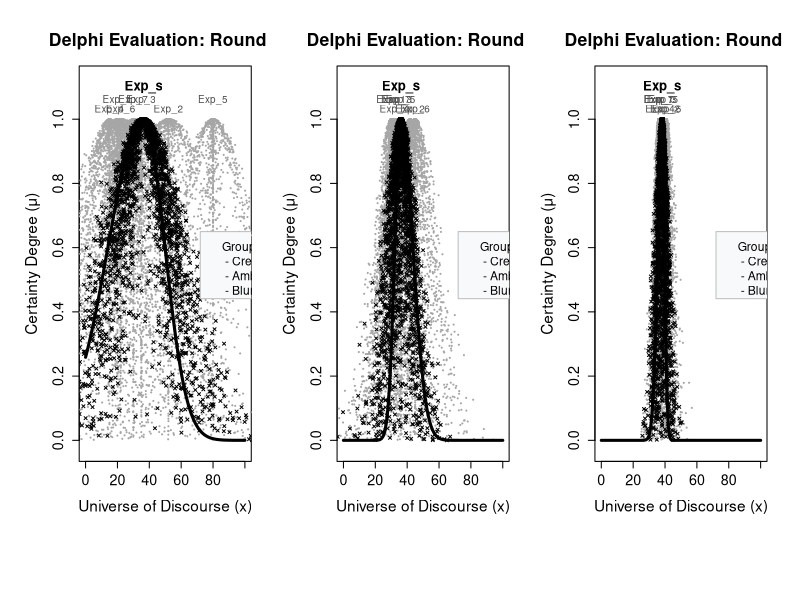
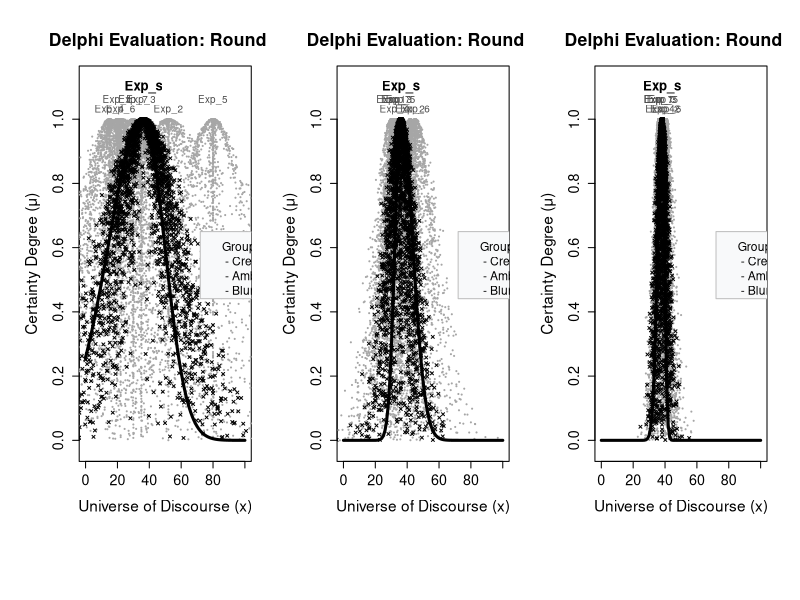
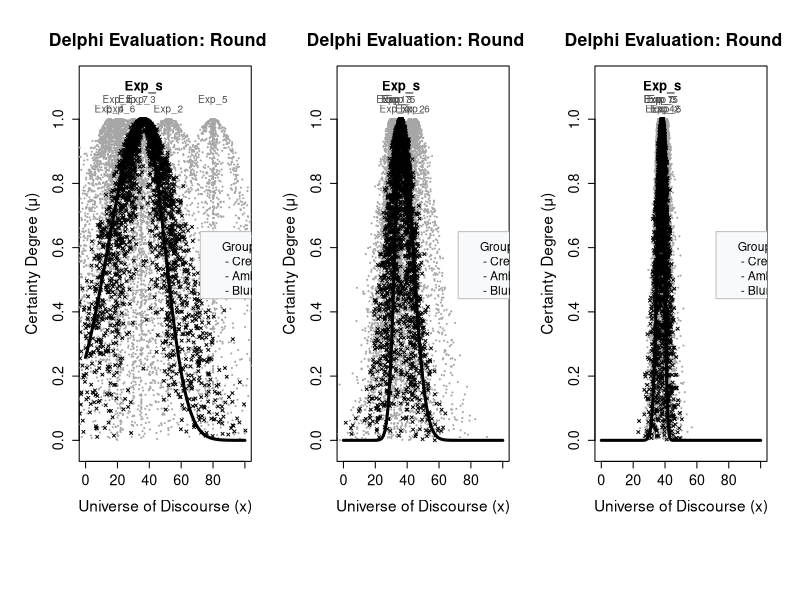

Generate these figures, in order, with R:
# ==============================================================================
# GENERALIZED CLOUD MODEL DEVELOPMENT TOOLKIT FOR DELPHI STUDIES (MULTILINGUAL)
# ==============================================================================
# Copyright (c) 2026 Miguel Cruz Ramírez & Antonio Nariño University (Bogotá)
#
# Permission is hereby granted, free of charge, to any person obtaining a copy
# of this software and associated documentation files (the "Software"), to deal
# in the Software without restriction, including without limitation the rights
# to use, copy, modify, merge, publish, distribute, sublicense, and/or sell
# copies of the Software, and to permit persons to whom the Software is
# furnished to do so, subject to the following conditions:
#
# The above copyright notice and this permission notice shall be included in all
# copies or substantial portions of the Software.
#
# THE SOFTWARE IS PROVIDED "AS IS", WITHOUT WARRANTY OF ANY KIND, EXPRESS OR
# IMPLIED, INCLUDING BUT NOT LIMITED TO THE WARRANTIES OF MERCHANTABILITY,
# FITNESS FOR A PARTICULAR PURPOSE AND NONINFRINGEMENT. IN NO EVENT SHALL THE
# AUTHORS OR COPYRIGHT HOLDERS BE LIABLE FOR ANY CLAIM, DAMAGES OR OTHER
# LIABILITY, WHETHER IN AN ACTION OF CONTRACT, TORT OR OTHERWISE, ARISING FROM,
# OUT OF OR IN CONNECTION WITH THE SOFTWARE OR THE USE OR OTHER DEALINGS IN THE
# SOFTWARE.
# ==============================================================================
# DATA INPUT DYNAMICS (Expert Vector Structure):
#   Each Delphi round must be structured as a continuous linear vector where 
#   individual expert responses are sequentially grouped in 4-value blocks 
#   in the following strict order:
#                  [Minimum, Maximum, Crest (Ex), Confidence/Security].
#   The framework dynamically computes the total number of experts by dividing 
#   the total vector length by 4. It is highly recommended to execute two or 
#   three rounds at most. The core system natively supports three languages: 
#   Spanish ("es"), English ("en"), and Portuguese ("pt"). If an unindexed 
#   language code is requested, the system safely falls back to English 
#   to prevent fatal runtime disruptions.
# ==============================================================================

# GLOBAL TRANSLATION DICTIONARY
.CloudDelphi_I18N <- list(
  es = list(
    error_empty   = "Error: La lista de rondas (RoundsList) no puede estar vacía.",
    success_msg   = "ÉXITO: ¡El panel de control del Framework Cloud Delphi se ha exportado correctamente!",
    metrics_round = ">>> MÉTRICAS PARA LA RONDA %d <<<",
    univ_dis_x    = "Universo de Discurso (x)",
    cert_degree   = "Grado de Certeza (μ)",
    delphi_eval   = "Evaluación Delphi: Ronda %d",
    group_stats   = "Métricas de Consenso Grupal:\n - Cresta (Ex): %s\n - Ambigüedad (En): %s\n - Borrosidad (He): %s",
    leg_indiv     = "Nubes de Expertos Individuales (Empírico)",
    leg_synth     = "Nube Sintética Colectiva (Gotas Grupales)",
    leg_profile   = "Perfil Esperado Colectivo (Modelo Matemático)"
  ),
  en = list(
    error_empty   = "Error: The RoundsList cannot be empty.",
    success_msg   = "SUCCESS: Unified Cloud Delphi Framework Dashboard Successfully Exported!",
    metrics_round = ">>> METRICS FOR ROUND %d <<<",
    univ_dis_x    = "Universe of Discourse (x)",
    cert_degree   = "Certainty Degree (μ)",
    delphi_eval   = "Delphi Evaluation: Round %d",
    group_stats   = "Group Consensus Metrics:\n - Crest (Ex): %s\n - Ambiguity (En): %s\n - Blurriness (He): %s",
    leg_indiv     = "Individual Expert Clouds (Empirical)",
    leg_synth     = "Collective Synthetic Cloud (Group Drops)",
    leg_profile   = "Collective Expected Profile (Mathematical Model)"
  ),
  pt = list(
    error_empty   = "Erro: A lista de rodadas (RoundsList) não pode estar vazia.",
    success_msg   = "SUCESSO: Painel de Controle do Framework Cloud Delphi Exportado com Sucesso!",
    metrics_round = ">>> MÉTRICAS PARA A RODADA %d <<<",
    univ_dis_x    = "Universo de Discurso (x)",
    cert_degree   = "Grau de Certeza (μ)",
    delphi_eval   = "Avaliação Delphi: Rodada %d",
    group_stats   = "Métricas de Consenso Grupal:\n - Crista (Ex): %s\n - Ambiguidade (En): %s\n - Imprecisão (He): %s",
    leg_indiv     = "Nuvens de Especialistas Individuais (Empírico)",
    leg_synth     = "Nuvem Sintética Coletiva (Gotas Grupais)",
    leg_profile   = "Perfil Esperado Coletivo (Modelo Matemático)"
  )
)

# ==============================================================================
# 1. MATHEMATICAL CORE ENGINE (Generalized Multi-Expert Operator)
# ==============================================================================
CloudDelphi_Core = function(CurrentData, ForegoingData = NULL, ForegoingEntropy = NULL,
                            Min = 0, Max = 100) {
  Experts <- length(CurrentData) / 4
  
  Ex_i  <- numeric(Experts) 
  En_L  <- numeric(Experts) 
  En_R  <- numeric(Experts) 
  He_i  <- numeric(Experts) 
  Conf_i <- numeric(Experts) 
  
  for (i in 1:Experts) {
    idx <- (i - 1) * 4 + 1
    ex_min  <- CurrentData[idx]
    ex_max  <- CurrentData[idx + 1]
    ex_prob <- CurrentData[idx + 2]
    ex_sec  <- CurrentData[idx + 3]
    
    Ex_i[i]   <- ex_prob
    Conf_i[i] <- ex_sec
    
    Insecurity_Factor <- 1 - ex_sec
    
    # Structural Calculation of Split-Entropy Boundaries
    En_L[i] <- ((ex_prob - ex_min) * (1 + Insecurity_Factor)) / 3
    En_R[i] <- ((ex_max - ex_prob) * (1 + Insecurity_Factor)) / 3
    
    En_L[i] <- max(En_L[i], 0.001)
    En_R[i] <- max(En_R[i], 0.001)
  }
  
  if (is.null(ForegoingData) || length(ForegoingData) == 0) {
    for (i in 1:Experts) {
      Imbalance_Factor <- abs(En_L[i] - En_R[i]) / (En_L[i] + En_R[i] + 0.01)
      K_Security <- 3 + (3 * Conf_i[i])
      K_Dynamic  <- K_Security * (1 - (0.5 * Imbalance_Factor))
      K_Dynamic  <- max(K_Dynamic, 2.0)
      
      He_i[i] <- (En_L[i] + En_R[i]) / (2 * K_Dynamic)
    }
  } else {
    for (i in 1:Experts) {
      idx <- (i - 1) * 4 + 1
      var_min  <- abs(CurrentData[idx] - ForegoingData[idx])
      var_max  <- abs(CurrentData[idx + 1] - ForegoingData[idx + 1])
      var_prob <- abs(CurrentData[idx + 2] - ForegoingData[idx + 2])
      He_i[i]  <- (var_min + var_max + var_prob) / 18
    }
  }
  
  # Synthesis Matrix Generation (Collective Expected Properties)
  Ex_s  <- mean(Ex_i)
  En_Ls <- (Ex_s - min(Ex_i - 3 * En_L)) / 3
  En_Rs <- (max(Ex_i + 3 * En_R) - Ex_s) / 6
  He_s  <- mean(He_i)
  
  Weight <- numeric(Experts)
  for (i in 1:Experts) {
    Weight[i] <- Conf_i[i] / (abs((Ex_i[i] - Ex_s) / Ex_s) + ((En_L[i] + En_R[i])/2) + He_i[i] + 0.01)
  }
  Weight <- Weight / sum(Weight)
  
  En_MeanCurrent <- (En_L + En_R) / 2
  DeltaEntropyIndex <- numeric(Experts + 1)
  if (!is.null(ForegoingEntropy) && length(ForegoingEntropy) != 0) {
    for (i in 1:Experts) {
      DeltaEntropyIndex[i] <- abs(ForegoingEntropy[i] - En_MeanCurrent[i]) / max(ForegoingEntropy[i], 0.01)
    }
    En_MeanSynthetic <- (En_Ls + En_Rs) / 2
    DeltaEntropyIndex[Experts + 1] <- abs(ForegoingEntropy[Experts + 1] - En_MeanSynthetic) / max(ForegoingEntropy[Experts + 1], 0.01)
  }
  
  UncertaintyIndex <- numeric(Experts + 1)
  UncertaintyIndex[1:Experts] <- He_i / En_MeanCurrent
  UncertaintyIndex[Experts + 1] <- He_s / ((En_Ls + En_Rs) / 2)
  
  Round <- cbind(
    Ex_Prob   = c(Ex_i, Ex_s),
    En_Left   = c(En_L, En_Ls),
    En_Right  = c(En_R, En_Rs),
    He_Hyper  = c(He_i, He_s),
    Weight    = c(Weight, 1.00),
    Delta_En  = DeltaEntropyIndex,
    Unc_Index = UncertaintyIndex
  )
  
  dimnames(Round)[[1]] <- paste0("Exp_", c(1:Experts, "s"))
  return(t(Round))
}

# ==============================================================================
# 2. GLOBAL MANAGER & HIGH-RESOLUTION DASHBOARD GENERATOR
# ==============================================================================
CloudDelphi_Evolution = function(RoundsList, InitialEntropy = NULL,
                                 Min = 0, Max = 100, Lang = "en",
                                 CloudExpertIteration = 1200,   
                                 CloudSyntecticIteration = 2500, 
                                 DecimalPlaces = 2) {
  
  if (!(Lang %in% names(.CloudDelphi_I18N))) Lang <- "en"
  TXT <- .CloudDelphi_I18N[[Lang]]
  
  TotalRounds <- length(RoundsList)
  if (TotalRounds == 0) stop(TXT$error_empty, call. = FALSE)
  
  UserPath <- Sys.getenv("HOME")
  if (.Platform$OS.type == "windows") UserPath <- Sys.getenv("USERPROFILE")
  BaseFolder <- file.path(UserPath, "Documents")
  
  TiffPath <- file.path(BaseFolder, "CloudDelphi_Evolution_Analysis.tiff")
  JpgPath  <- file.path(BaseFolder, "CloudDelphi_Evolution_Analysis.jpg")
  PdfPath  <- file.path(BaseFolder, "CloudDelphi_Evolution_Analysis.pdf")
  
  ResultsHistory <- list()
  for (r in 1:TotalRounds) {
    CurrentData <- RoundsList[[r]]
    if (r == 1) {
      ForegoingData <- NULL
      ForegoingEntropy <- InitialEntropy
    } else {
      ForegoingData <- RoundsList[[r - 1]]
      ForegoingEntropy <- (ResultsHistory[[r - 1]]["En_Left", ] + ResultsHistory[[r - 1]]["En_Right", ]) / 2
    }
    ResultsHistory[[r]] <- CloudDelphi_Core(CurrentData, ForegoingData, ForegoingEntropy, Min, Max)
  }
  
  GenerarPanelGlobal <- function() {
    old_par <- par(oma = c(6, 1, 1, 1), mar = c(4.5, 5, 4, 1.5), cex.lab = 1.4, cex.axis = 1.3)
    on.exit(par(old_par))
    layout(matrix(1:TotalRounds, nrow = 1, ncol = TotalRounds))
    
    for (r in 1:TotalRounds) {
      CurrentData <- RoundsList[[r]]
      RoundMatrix <- ResultsHistory[[r]]
      Experts <- length(CurrentData) / 4
      
      plot(0, 0, type = "n", ylim = c(-0.02, 1.12), xlim = c(Min, Max),
           xlab = TXT$univ_dis_x, 
           ylab = TXT$cert_degree, 
           main = sprintf(TXT$delphi_eval, r), cex.main = 1.6)
      
      DrawCloudSpace = function(Ex, En_L, En_R, He, Color, Size, N, IsSynthetic = FALSE) {
        X_i <- numeric(N)
        Mu_i <- numeric(N)
        for (j in 1:N) {
          En_Side <- ifelse(runif(1) > 0.5, En_R, En_L)
          En_Rand <- rnorm(1, mean = En_Side, sd = He)
          if(En_Rand <= 0) En_Rand <- 0.01 
          
          X_val   <- rnorm(1, mean = Ex, sd = En_Rand)
          X_i[j]  <- X_val
          Mu_i[j] <- exp(-((X_val - Ex)^2) / (2 * En_Rand^2))
        }
        points(X_i, Mu_i, col = Color, pch = ifelse(IsSynthetic, 4, 20), cex = Size)
        if (IsSynthetic) {
          curve(exp(-((x - Ex)^2) / (2 * ifelse(x > Ex, En_R, En_L)^2)), 
                add = TRUE, col = "black", lwd = 3)
        }
      }
      
      for (i in 1:Experts) {
        DrawCloudSpace(RoundMatrix["Ex_Prob", i], RoundMatrix["En_Left", i], 
                       RoundMatrix["En_Right", i], RoundMatrix["He_Hyper", i], 
                       "grey65", 0.35, CloudExpertIteration, IsSynthetic = FALSE)
      }
      
      DrawCloudSpace(RoundMatrix["Ex_Prob", "Exp_s"], RoundMatrix["En_Left", "Exp_s"], 
                     RoundMatrix["En_Right", "Exp_s"], RoundMatrix["He_Hyper", "Exp_s"], 
                     "black", 0.6, CloudSyntecticIteration, IsSynthetic = TRUE)
      
      text(RoundMatrix["Ex_Prob", "Exp_s"], 1.10, "Exp_s", col = "black", cex = 1.2, font = 2)
      for (i in 1:Experts) {
        Y_Offset <- ifelse(i %% 2 == 0, 1.03, 1.06)
        text(RoundMatrix["Ex_Prob", i], Y_Offset, colnames(RoundMatrix)[i], col = "grey30", cex = 0.9)
      }
      
      synth_ex  <- round(RoundMatrix["Ex_Prob", "Exp_s"], DecimalPlaces)
      synth_en  <- round((RoundMatrix["En_Left", "Exp_s"] + RoundMatrix["En_Right", "Exp_s"]) / 2, DecimalPlaces)
      synth_he  <- round(RoundMatrix["He_Hyper", "Exp_s"], DecimalPlaces)
      
      stats_text <- sprintf(TXT$group_stats, format(synth_ex, nsmall=DecimalPlaces), 
                            format(synth_en, nsmall=DecimalPlaces), format(synth_he, nsmall=DecimalPlaces))
      
      TargetX <- Min + (Max - Min) * 0.72
      TargetY = 0.65
      
      legend(x = TargetX, y = TargetY, legend = stats_text, bty = "o", bg = "#F8F9FA", 
             box.col = "grey75", cex = 1.1, adj = c(0, 0.2))
    }
    
    par(fig = c(0, 1, 0, 1), oma = c(0, 0, 0, 0), mar = c(0, 0, 0, 0), new = TRUE)
    plot(0, 0, type = "n", bty = "n", xaxt = "n", yaxt = "n")
    
    # Enhanced label spacing to prevent overlapping on horizontal layouts
    legend("bottom", 
           legend = c(TXT$leg_indiv, TXT$leg_synth, TXT$leg_profile),
           col = c("grey62", "black", "black"), 
           lty = c(0, 0, 1), 
           lwd = c(0, 0, 3),
           text.width = c(26, 26, 26), 
           pch = c(20, 4, NA), 
           pt.cex = c(1.5, 1.4, 0), 
           pt.lwd = c(1, 3, 1), 
           bty = "n", horiz = TRUE, cex = 1.2)
  }
  
  tiff(filename = TiffPath, width = 24, height = 9, units = "in", res = 300)
  GenerarPanelGlobal()
  dev.off()
  
  jpeg(filename = JpgPath, width = 24, height = 9, units = "in", res = 300, quality = 96)
  GenerarPanelGlobal()
  dev.off()
  
  pdf(file = PdfPath, width = 24, height = 9)
  GenerarPanelGlobal()
  dev.off()
  
  cat("\n======================================================================\n")
  cat("", TXT$success_msg, "\n")
  cat("======================================================================\n")
  
  NamedResults <- list()
  for (r in 1:TotalRounds) {
    cat(paste0("\n", sprintf(TXT$metrics_round, r), "\n"))
    FormattedMatrix <- round(ResultsHistory[[r]], DecimalPlaces)
    print(FormattedMatrix)
    cat("----------------------------------------------------------------------\n")
    NamedResults[[paste0("Round_", r)]] <- FormattedMatrix
  }
  
  return(NamedResults)
}

# ==============================================================================
# 3. EMPIRICAL CASE SIMULATION (3-ROUND ANISOTROPIC CONVERGENCE ANALYSIS)
# ==============================================================================

# Round 1: Extreme asymmetry. 
# Notice how the crests (3rd values) are highly skewed towards either the mins or maxes.
# E.g., Exp_1: Range [15, 75] with Crest at 20 (Strong positive/right skewness)
# E.g., Exp_5: Range [20, 85] with Crest at 80 (Strong negative/left skewness)
Round1_Data <- c(
  15, 75, 20, 0.85,   10, 60, 52, 0.05,   30, 90, 35, 0.75,  
  10, 50, 15, 0.60,   20, 85, 80, 0.85,   15, 70, 22, 0.02,  
  25, 80, 30, 0.70
)

# Round 2: Moderate but noticeable asymmetry.
# Experts begin contracting their estimation intervals but still share a noticeable bias.
# Most peaks intentionally lean towards the lower limit of the discourse space.
Round2_Data <- c(
  25, 55, 30, 0.95,   35, 75, 42, 0.80,   30, 60, 34, 0.92,  
  28, 50, 32, 0.88,   32, 65, 36, 0.90,   40, 75, 45, 0.85,  
  28, 55, 33, 0.91
)

# Round 3: Final structural consensus and system equilibrium.
# Crests are positioned precisely at the midpoint of individual expert ranges.
# This convergence forces the final round cloud graphs to look perfectly symmetrical.
Round3_Data <- c(
  30, 42, 36, 0.98,   34, 46, 40, 0.95,   32, 44, 38, 0.96,  
  31, 43, 37, 0.94,   33, 45, 39, 0.97,   35, 47, 41, 0.92,  
  30, 42, 36, 0.95
)

# Bundle sequential rounds into an execution list
DelphiStudyRounds   <- list(Round_1 = Round1_Data, Round_2 = Round2_Data, Round_3 = Round3_Data)

# Historical tracker entropy baseline vector (7 individual experts + 1 unified synthesis)
InitialHistoricalEntropies <- c(4.0, 12.0, 3.5, 4.5, 5.0, 15.0, 4.0, 8.5)

# Execute the runtime environment
ResearchConsensus <- CloudDelphi_Evolution(
  RoundsList     = DelphiStudyRounds, 
  InitialEntropy = InitialHistoricalEntropies, 
  Min            = 0,         # Universal Discourse Space lower bound
  Max            = 100,       # Universal Discourse Space upper bound
  Lang           = "en",      # System output localization rendering ("en", "es", "pt")
  DecimalPlaces  = 3          # Console print precision matrix formatting scale
)
